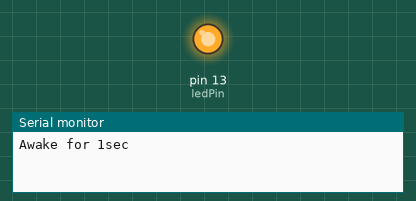
Simulated run of this sketch. Board: Arduino Uno, built with avr-gcc and run on an emulated ATmega328P. On the bench: output pins drawn as LEDs (lit = HIGH), the last lines printed to the serial monitor. Sleep ends after the set time or at an interrupt. At 10.1 s the program stops and its outputs stay as they are.

Above: at 0.1 s.
At 10.2 s:
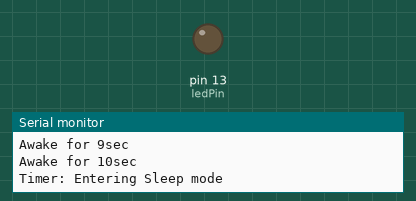
Timing chart, 0 to 11.6 s (numbered marks = the images above):
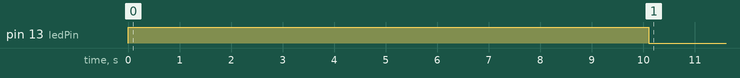

The sketch:

sleep_example_routine_no_sensors.ino
```cpp
#include <avr/sleep.h>

//CONSTANTES QUE NO CAMBIAN
const int wakePin = 2;       // PIN DEL BOTON
const int ledPin =  13;      // PIN DEL LED


// VARIABLES
int sleepStatus = 0;         //PETICION DE "SUEÑO"
int count = 0;               //CONTADOR DE SEGUNDOS

void wakeUpNow()        //GESTION DE LA INTERRUPCION DESPUES DE DESPERTAR
{
  /*AQUI NO VAN A FUNCIONAR TIMESR NI NADA QUE DEPENDA DE RELOJ*/

    sleep_disable();         // LO PRIMERO AL DESPERTAR, DESACTIVAR EL SUEÑO

    detachInterrupt(0);      // DESACTIVA INT0 PARA QUE ESTA RUTINA NO SE EJECUTE NORMALMENTE

}

void setup() {

  //PIN DEL LED COMO SALIDA
  pinMode(ledPin, OUTPUT);
  //PIN DEL BOTON COMO ENTRADA
  pinMode(wakePin, INPUT);

  //TASA DE TX
  Serial.begin(9600);

  attachInterrupt(0, wakeUpNow, LOW);
  /*HABILITA INTERRUPCIONES EN INT0(PIN2) EJECUTANDO LA FUNCION wakeUpNow CUANDO RECIBE UN LOW*/

}

void sleepNow(){         // ARDUINO A DORMIR


    /*
     *********************EXTRACTO DEL MANUAL**************************
     * Now is the time to set the sleep mode. In the Atmega8 datasheet
     * http://www.atmel.com/Images/Atmel-8271-8-bit-AVR-Microcontroller-ATmega48A-48PA-88A-88PA-168A-168PA-328-328P_datasheet.pdf
     * page 38 there is a list of sleep modes which explains which clocks and
     * wake up sources are available in which sleep mode.
     *
     * In the avr/sleep.h file, the call names of these sleep modes are to be found:
     *
     * The 5 different modes are:
     *     SLEEP_MODE_IDLE         -the least power savings
     *     SLEEP_MODE_ADC
     *     SLEEP_MODE_PWR_SAVE
     *     SLEEP_MODE_STANDBY
     *     SLEEP_MODE_PWR_DOWN     -the most power savings
     *
     * For now, we want as much power savings as possible, so we
     * choose the according
     * sleep mode: SLEEP_MODE_PWR_DOWN
     *
     */

    set_sleep_mode(SLEEP_MODE_PWR_DOWN);   // SE ESCOGE EL MODO DESEADO

    sleep_enable();          // SE ACTIVA LA POSIBILIDAD DE MODO SLEEP

    /*
    *********************EXTRACTO DEL MANUAL**************************
     * Now it is time to enable an interrupt. We do it here so an
     * accidentally pushed interrupt button doesn't interrupt
     * our running program. if you want to be able to run
     * interrupt code besides the sleep function, place it in
     * setup() for example.
     *
     * In the function call attachInterrupt(A, B, C)
     * A   can be either 0 or 1 for interrupts on pin 2 or 3.
     *
     * B   Name of a function you want to execute at interrupt for A.
     *
     * C   Trigger mode of the interrupt pin. can be:
     *             LOW        a low level triggers
     *             CHANGE     a change in level triggers
     *             RISING     a rising edge of a level triggers
     *             FALLING    a falling edge of a level triggers
     *
     * In all but the IDLE sleep modes only LOW can be used.
     */

    attachInterrupt(0,wakeUpNow, LOW); //SE USA INT0(PIN2)
                                       // wakeUpNow CUANDO PIN2 SE PONE A BAJO NIVEL

    sleep_mode();            // SE PONE A DORMIR
                             //CONTINUA A PARTIR DE AQUI CUANDO EL SUEÑO ACABA
}


void loop(){


  /*ZONA DE EJEMPLO, EN EL DEFINITIVO AQUI VA LA LECTURA DE SENSORES Y EL ENVIO A ARDUINO*
  *
  * Lo que hace este pedazo de codigo es encender un led, contar 10 s y ponerse a dormir apagandolo antes, cuando se pulsa
  * el boton, este pasa de nivel alto a bajo, lanzandose ina interrupcion que es capturada en int0
  */

    digitalWrite(ledPin, HIGH);
    count++;
  Serial.print("Awake for ");
  Serial.print(count);
  Serial.println("sec");
    delay(1000);

    if(count>=10){
      Serial.println("Timer: Entering Sleep mode");
      delay(100);     // this delay is needed, the sleep
                      //function will provoke a Serial error otherwise!!
      count = 0;
      digitalWrite(ledPin, LOW);
      sleepNow();     // sleep function called here
    }

    /************************************************************************************/

    /*ZONA DE LECTURA DE LOS SENSORES*/


    /********************************/


     /*ZONA DE TRANSMISIÓN DE INFORMACIÓN*/


    /********************************/


}
```

Measured:
- by itself, pin 13 (ledPin): LOW → HIGH at 0.00 s, → LOW 10.1 s later
